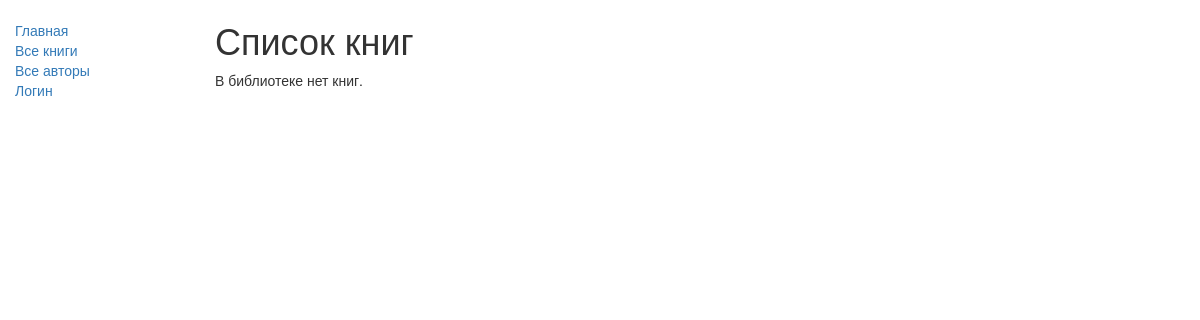
Page /catalog/books/ on the earlier database version.
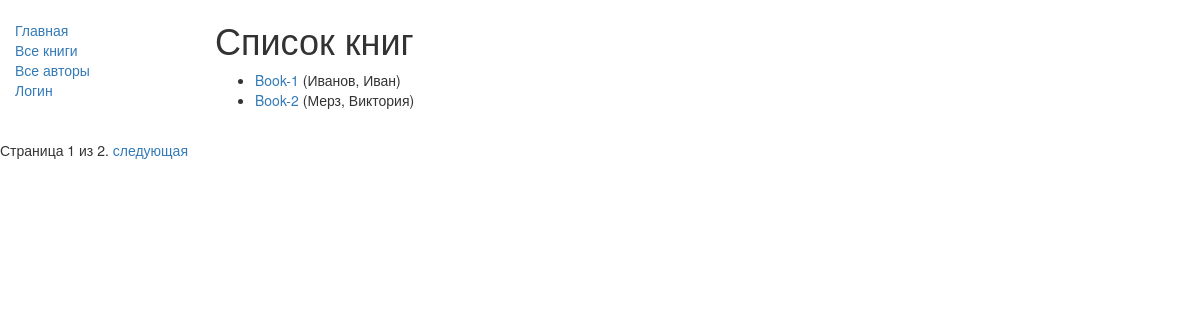
Same page on the later database version.
### catalog/models.py (models this page shows, shortened)
class Book(models.Model):
    title = models.CharField(max_length=200)
    author = models.ForeignKey('Author', on_delete=models.SET_NULL, null=True)
    summary = models.TextField(max_length=1000, help_text="Enter a brief description of the book")
    isbn = models.CharField('ISBN',max_length=13, help_text='13 Character <a href="https://www.isbn-international.org/content/what-isbn">ISBN number</a>')
    genre = models.ManyToManyField('Genre', help_text="Select a genre for this book")
    def get_absolute_url(self):
        return reverse('book-detail', args=[str(self.id)])
    def display_genre(self):
        return ', '.join([genre.name for genre in self.genre.all()[:3]])
    display_genre.short_description = 'Genre'

class Author(models.Model):
    first_name = models.CharField(max_length=100)
    last_name = models.CharField(max_length=100)
    date_of_birth = models.DateField(null=True, blank=True)
    date_of_death = models.DateField('Died', null=True, blank=True)
    def __str__(self):
        return '%s, %s' % (self.last_name, self.first_name)
    class Meta:
        ordering = ['last_name']

### catalog/views.py (the view)
# urls.py: path('books/', views.BookListView.as_view(), name='books'),
class BookListView(generic.ListView):
    model = Book
    paginate_by = 2

### catalog/templates/catalog/book_list.html
{% extends "base_generic.html" %}
{% block content %}
    <h1>Список книг</h1>
    {% if book_list %}
    <ul>
      {% for book in book_list %}
      <li>
        <a href="{{ book.get_absolute_url }}">{{ book.title }}</a> ({{book.author}})
      </li>
      {% endfor %}
    </ul>
    {% else %}
      <p>В библиотеке нет книг.</p>
    {% endif %}
{% endblock %}

Differences in the rows shown:
added Book: title "Book-1", author "Иванов, Иван"
added Book: title "Book-2", author "Мерз, Виктория"
Other differences:
{{ page_obj.number }}: (not shown) → "1"
{{ page_obj.paginator.num_pages }}: (not shown) → "2"
text no longer shown: "В библиотеке нет книг."
text now shown: "Страница из . следующая"
